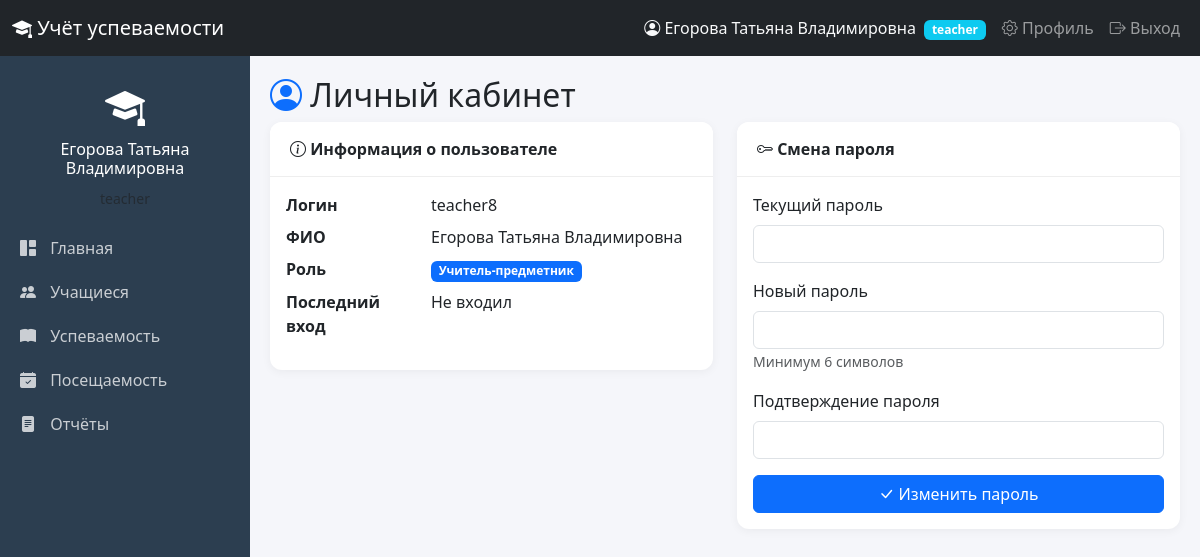
Screenshot of /profile (signed in) with the database file from the repository.
### tables this page shows
CREATE TABLE users (
            id INTEGER PRIMARY KEY AUTOINCREMENT,
            username TEXT UNIQUE NOT NULL,
            password_hash TEXT NOT NULL,
            full_name TEXT NOT NULL,
            role TEXT NOT NULL CHECK (role IN ('admin', 'head_teacher', 'class_teacher', 'teacher', 'parent')),
            is_active INTEGER DEFAULT 1,
            last_login TEXT,
            created_at TEXT DEFAULT CURRENT_TIMESTAMP
        );

### app.py (the view)
@app.route('/profile')
@login_required
def profile():
    conn = get_db()
    cur = conn.cursor()
    cur.execute('''
        SELECT id, username, full_name, role, last_login
        FROM users WHERE id = ?
    ''', (session['user_id'],))
    user = cur.fetchone()
    conn.close()
    return render_template('profile.html', user=user, roles=ROLES)

### app.py (called while the page is built)
def get_db():
    conn = sqlite3.connect(DATABASE)
    conn.row_factory = sqlite3.Row
    return conn

def login_required(f):
    @wraps(f)
    def decorated_function(*args, **kwargs):
        if 'user_id' not in session:
            flash('Пожалуйста, войдите в систему', 'warning')
            return redirect(url_for('login'))
        return f(*args, **kwargs)
    return decorated_function

### templates/profile.html (shortened to what this page needs)
{% extends "base.html" %}
{% block content %}
<h2><i class="bi bi-person-circle text-primary"></i> Личный кабинет</h2>
<div class="row">
    <div class="col-md-6">
        <div class="card">
            <div class="card-header">
                <i class="bi bi-info-circle"></i> Информация о пользователе
            </div>
            <div class="card-body">
                <dl class="row">
                    <dt class="col-sm-4">Логин</dt>
                    <dd class="col-sm-8">{{ user.username }}</dd>
                    <dt class="col-sm-4">ФИО</dt>
                    <dd class="col-sm-8">{{ user.full_name }}</dd>
                    <dt class="col-sm-4">Роль</dt>
                    <dd class="col-sm-8">
                        <span class="badge bg-primary">{{ roles.get(user.role, user.role) }}</span>
                    </dd>
                    <dt class="col-sm-4">Последний вход</dt>
                    <dd class="col-sm-8">{{ user.last_login if user.last_login else 'Не входил' }}</dd>
                </dl>
            </div>
        </div>
    </div>
    <div class="col-md-6">
        <div class="card">
            <div class="card-header">
                <i class="bi bi-key"></i> Смена пароля
            </div>
            <div class="card-body">
                <form method="POST" action="{{ url_for('change_password') }}">
                    <div class="mb-3">
                        <label class="form-label">Текущий пароль</label>
                        <input type="password" class="form-control" name="old_password" required>
                    </div>
                    <div class="mb-3">
                        <label class="form-label">Новый пароль</label>
                        <input type="password" class="form-control" name="new_password" required>
                        <small class="text-muted">Минимум 6 символов</small>
                    </div>
                    <div class="mb-3">
                        <label class="form-label">Подтверждение пароля</label>
                        <input type="password" class="form-control" name="confirm_password" required>
                    </div>
                    <button type="submit" class="btn btn-primary w-100">
                        <i class="bi bi-check-lg"></i> Изменить пароль
                    </button>
                </form>
            </div>
        </div>
    </div>
</div>
{% endblock %}

### templates/base.html (shortened to what this page needs)
<!DOCTYPE html>
<html lang="ru">
<head>
    <link href="https://cdn.jsdelivr.net/npm/bootstrap@5.3.0-alpha1/dist/css/bootstrap.min.css" rel="stylesheet">
    <link rel="stylesheet" href="https://cdn.jsdelivr.net/npm/bootstrap-icons@1.10.0/font/bootstrap-icons.css">
</head>
<body>
    <nav class="navbar navbar-expand-md navbar-dark bg-dark fixed-top">
        <div class="container-fluid">
            <a class="navbar-brand" href="{{ url_for('dashboard') }}">
                <i class="bi bi-mortarboard-fill"></i> Учёт успеваемости
            </a>
            <div class="collapse navbar-collapse" id="navbarNav">
                <ul class="navbar-nav ms-auto">
                    {% if session.user_id %}
                        <li class="nav-item">
                            <span class="nav-link text-light">
                                <i class="bi bi-person-circle"></i> {{ session.full_name }}
                                <span class="badge bg-info ms-1">{{ session.role }}</span>
                            </span>
                        </li>
                        <li class="nav-item">
                            <a class="nav-link" href="{{ url_for('profile') }}">
                                <i class="bi bi-gear"></i> Профиль
                            </a>
                        </li>
                        <li class="nav-item">
                            <a class="nav-link" href="{{ url_for('logout') }}">
                                <i class="bi bi-box-arrow-right"></i> Выход
                            </a>
                        </li>
                    {% endif %}
                </ul>
            </div>
        </div>
    </nav>
    {% if session.user_id %}
    <div class="sidebar">
        <div class="text-center mb-3">
            <i class="bi bi-mortarboard-fill" style="font-size: 40px;"></i>
            <h6 class="mt-1">{{ session.full_name }}</h6>
            <small class="text-muted">{{ session.role }}</small>
        </div>
        <ul class="nav flex-column">
            <li class="nav-item">
                <a class="nav-link {% if request.endpoint == 'dashboard' %}active{% endif %}" href="{{ url_for('dashboard') }}">
                    <i class="bi bi-grid-1x2-fill"></i> Главная
                </a>
            </li>
            <li class="nav-item">
                <a class="nav-link {% if request.endpoint in ['students', 'add_student', 'edit_student'] %}active{% endif %}" href="{{ url_for('students') }}">
                    <i class="bi bi-people-fill"></i> Учащиеся
                </a>
            </li>
            <li class="nav-item">
                <a class="nav-link {% if request.endpoint == 'grades' %}active{% endif %}" href="{{ url_for('grades') }}">
                    <i class="bi bi-book-fill"></i> Успеваемость
                </a>
            </li>
            <li class="nav-item">
                <a class="nav-link {% if request.endpoint == 'attendance' %}active{% endif %}" href="{{ url_for('attendance') }}">
                    <i class="bi bi-calendar-check-fill"></i> Посещаемость
                </a>
            </li>
            <li class="nav-item">
                <a class="nav-link {% if request.endpoint == 'reports' %}active{% endif %}" href="{{ url_for('reports') }}">
                    <i class="bi bi-file-text-fill"></i> Отчёты
                </a>
            </li>
        </ul>
    </div>
    {% endif %}
    <div class="main-content">
        {% block content %}{% endblock %}
    </div>
</body>
</html>

### templates/base.html (style rules this page uses)
body { padding-top: 56px; background-color: #f5f6fa; }
.sidebar { position: fixed; top: 56px; bottom: 0; left: 0; z-index: 1000; padding: 20px 0; background: #2c3e50; width: 250px; overflow-y: auto; color: white; }
.sidebar .nav-link { color: rgba(255,255,255,.75); border-radius: 0; padding: 10px 20px; }
.sidebar .nav-link i { margin-right: 10px; width: 20px; text-align: center; }
.main-content { margin-left: 250px; padding: 20px; }
.card { border: none; border-radius: 12px; box-shadow: 0 2px 10px rgba(0,0,0,.05); }
.card-header { background: white; border-bottom: 1px solid #eee; font-weight: 600; padding: 15px 20px; border-radius: 12px 12px 0 0 !important; }

### rows the page displays
users: full_name "Егорова Татьяна Владимировна", role "teacher", username "teacher8", get "Учитель-предметник"

### other values shown
{{ user.last_login if user.last_login else 'Не входил' }} "Не входил"
